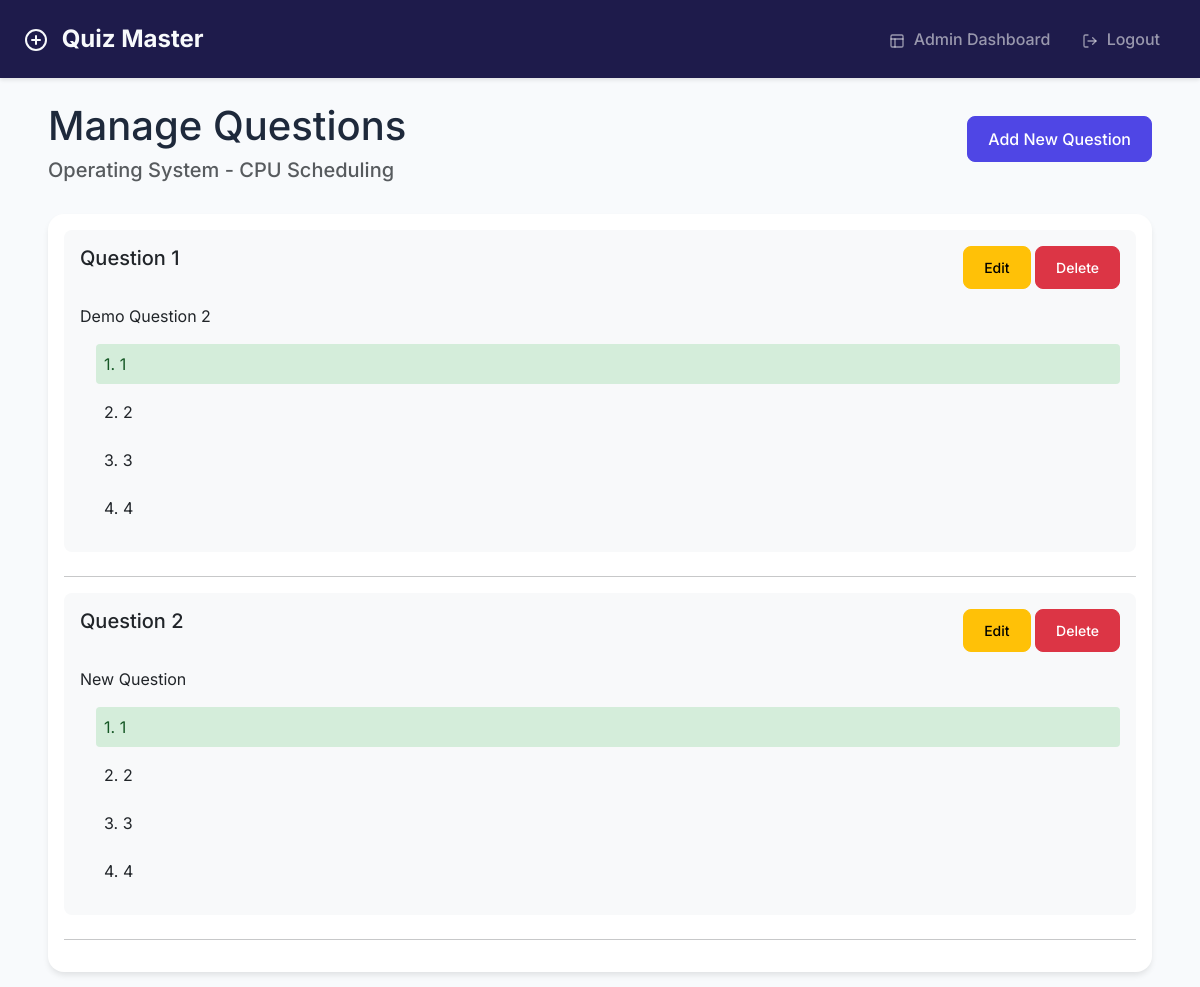
The page /admin/quizzes/1/questions (signed in) on the database as committed earlier.
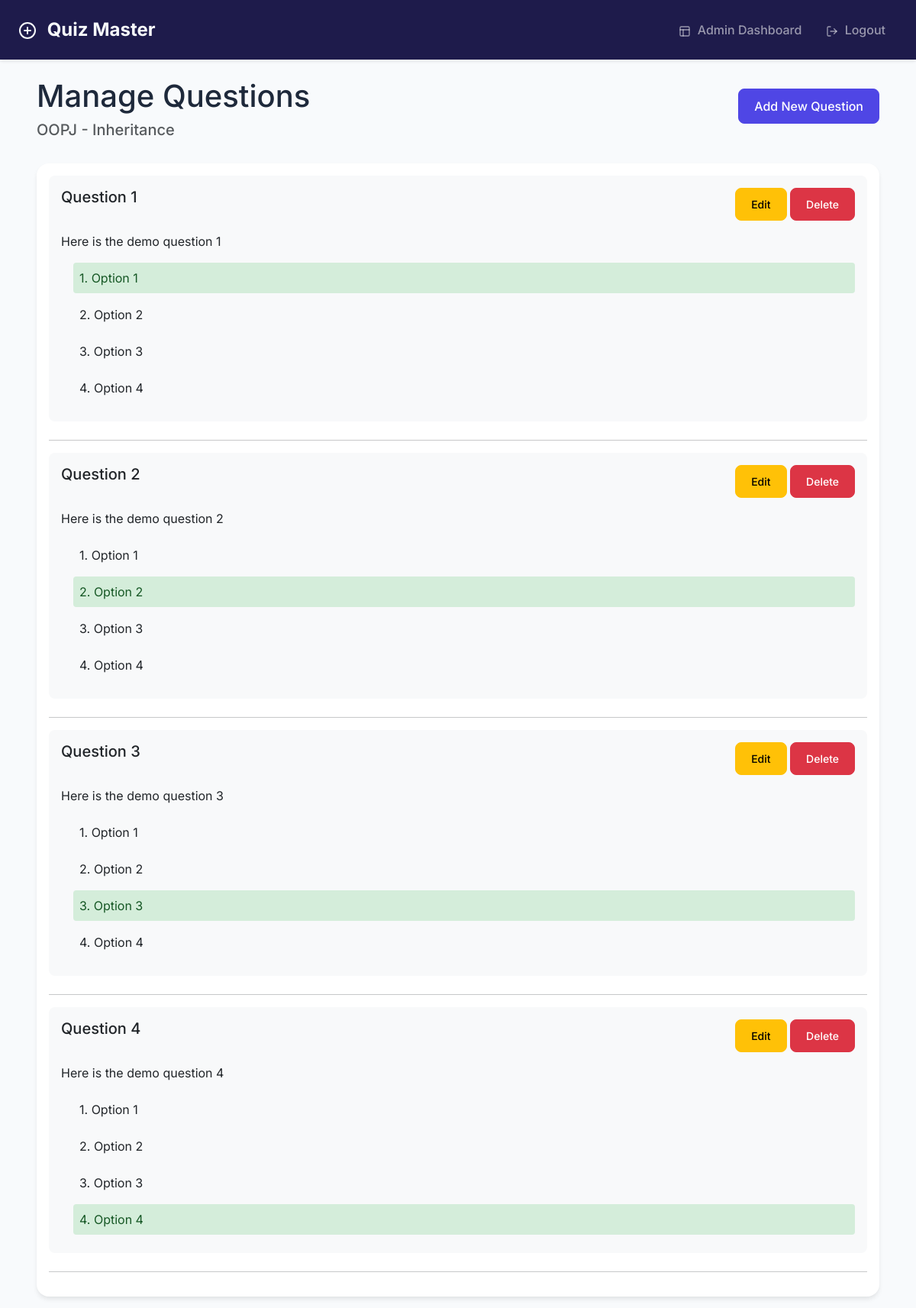
The same page on the database as committed later.
### models/models.py (models this page shows)
class Subject(db.Model):
    id = db.Column(db.Integer, primary_key=True)
    name = db.Column(db.String(100), nullable=False)
    description = db.Column(db.Text)
    chapters = db.relationship('Chapter', backref='subject', cascade='all, delete-orphan', lazy=True)

class Chapter(db.Model):
    id = db.Column(db.Integer, primary_key=True)
    name = db.Column(db.String(100), nullable=False)
    description = db.Column(db.Text)
    subject_id = db.Column(db.Integer, db.ForeignKey('subject.id'), nullable=False)
    quizzes = db.relationship('Quiz', backref='chapter', cascade='all, delete-orphan', lazy=True)

class Question(db.Model):
    id = db.Column(db.Integer, primary_key=True)
    quiz_id = db.Column(db.Integer, db.ForeignKey('quiz.id'), nullable=False)
    question_statement = db.Column(db.Text, nullable=False)
    option1 = db.Column(db.String(200), nullable=False)
    option2 = db.Column(db.String(200), nullable=False)
    option3 = db.Column(db.String(200), nullable=False)
    option4 = db.Column(db.String(200), nullable=False)
    correct_option = db.Column(db.Integer, nullable=False)

### controllers/admin.py (the view, shortened to what this page needs)
@admin.route('/admin/quizzes/<int:quiz_id>/questions', methods=['GET', 'POST'])
@login_required
@admin_required
def manage_questions(quiz_id):
    quiz = Quiz.query.get_or_404(quiz_id)
    form = QuestionForm()
    questions = Question.query.filter_by(quiz_id=quiz_id).all()
    return render_template('admin/questions.html',
                         form=form,
                         questions=questions,
                         quiz=quiz)

### app.py (called while the page is built)
@login_manager.user_loader
def load_user(user_id):
    return User.query.get(int(user_id))

### controllers/admin.py (called while the page is built)
def admin_required(f):
    @wraps(f)
    def decorated_function(*args, **kwargs):
        if not current_user.is_authenticated or not current_user.is_admin:
            flash('Access denied.', 'danger')
            return redirect(url_for('auth.login'))
        return f(*args, **kwargs)
    return decorated_function

### templates/admin/questions.html (shortened to what this page needs)
{% extends "base.html" %}
{% block content %}
<div class="container">
    <div class="d-flex justify-content-between align-items-center mb-4">
        <div>
            <h1>Manage Questions</h1>
            <h5 class="text-muted">{{ quiz.chapter.subject.name }} - {{ quiz.chapter.name }}</h5>
        </div>
        <button class="btn btn-primary" data-bs-toggle="modal" data-bs-target="#addQuestionModal">
            Add New Question
        </button>
    </div>
    <div class="card">
        <div class="card-body">
            {% for question in questions %}
            <div class="question-card mb-4">
                <div class="d-flex justify-content-between align-items-start">
                    <h5 class="mb-3">Question {{ loop.index }}</h5>
                    <div>
                        <button class="btn btn-sm btn-warning" onclick="editQuestion({{ quiz.id }}, {{ question.id }})">Edit</button>
                        <a href="{{ url_for('admin.delete_question', quiz_id=quiz.id, question_id=question.id) }}"
                           class="btn btn-sm btn-danger"
                           onclick="return confirm('Are you sure you want to delete this question?')">Delete</a>
                    </div>
                </div>
                <p class="mb-3">{{ question.question_statement }}</p>
                <div class="options-list">
                    <div class="option {% if question.correct_option == 1 %}correct{% endif %}">
                        1. {{ question.option1 }}
                    </div>
                    <div class="option {% if question.correct_option == 2 %}correct{% endif %}">
                        2. {{ question.option2 }}
                    </div>
                    <div class="option {% if question.correct_option == 3 %}correct{% endif %}">
                        3. {{ question.option3 }}
                    </div>
                    <div class="option {% if question.correct_option == 4 %}correct{% endif %}">
                        4. {{ question.option4 }}
                    </div>
                </div>
            </div>
            <hr>
            {% endfor %}
        </div>
    </div>
</div>
{% endblock %}

Rows that differ between the two databases and show on the page:
no longer on this page (row unchanged): Subject: chapter.subject.name "Operating System"
no longer on this page (row unchanged): Chapter: chapter.name "CPU Scheduling"
now on this page (row unchanged): Subject: chapter.subject.name "OOPJ"
now on this page (row unchanged): Chapter: chapter.name "Inheritance"
added Question: question_statement "Here is the demo question 1", option1 "Option 1", option2 "Option 2", option3 "Option 3", option4 "Option 4", correct_option 1 (drawn)
changed Question: question_statement "Demo Question 2" → "Here is the demo question 2"; correct_option 1 → 2 (drawn); option1 "1" → "Option 1"; option2 "2" → "Option 2"; option3 "3" → "Option 3"; option4 "4" → "Option 4"
changed Question: question_statement "New Question" → "Here is the demo question 3"; correct_option 1 → 3 (drawn); option1 "1" → "Option 1"; option2 "2" → "Option 2"; option3 "3" → "Option 3"; option4 "4" → "Option 4"
now on this page (row edited): Question: question_statement "Here is the demo question 4", option1 "Option 1", option2 "Option 2", option3 "Option 3", option4 "Option 4", correct_option 4 (drawn)
